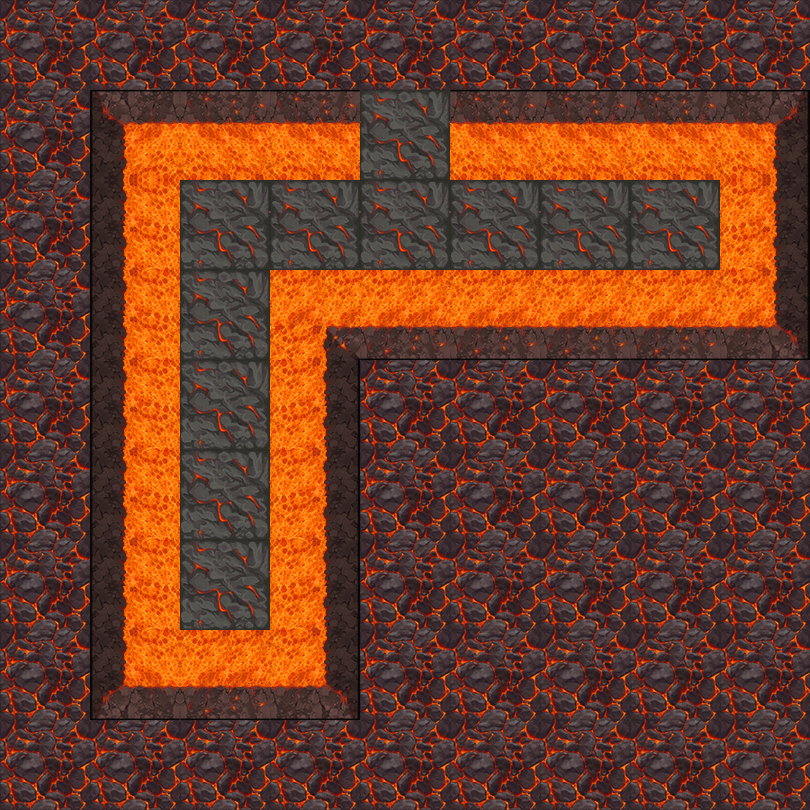

This game map was drawn from its Tiled (.tmx) file and the tilesets committed beside it. A one-line description and the trimmed map source follow:
An orthogonal 9x9 tile map with 90x90 px tiles, 2 tile layers (地形, 障碍) and 12 objects (8x map, 2x spring, bed, door).

<map version="1.5" tiledversion="1.7.2" orientation="orthogonal" renderorder="right-down" width="9" height="9" tilewidth="90" tileheight="90" infinite="0" nextlayerid="4" nextobjectid="19">
 <tileset firstgid="1" name="1" tilewidth="90" tileheight="90" tilecount="100" columns="10">
  <image source="5.png" trans="ff00ff" width="900" height="900" />
 </tileset>
 <layer id="1" name="地形" width="9" height="9">
  <data>[81 cells, 81 non-empty, 2 distinct tile ids]</data>
 </layer>
 <layer id="2" name="障碍" width="9" height="9">
  <data>[81 cells, 25 non-empty, 9 distinct tile ids]</data>
 </layer>
 <objectgroup id="3" name="对象">
  <object id="1" name="bed" x="180" y="540" width="90" height="90" />
  <object id="2" name="map" x="180" y="360" width="90" height="90" />
  <object id="6" name="map" x="180" y="180" width="90" height="90" />
  <object id="7" name="map" x="180" y="270" width="90" height="90" />
  <object id="10" name="map" x="180" y="450" width="90" height="90" />
  <object id="11" name="map" x="540" y="180" width="90" height="90" />
  <object id="13" name="map" x="360" y="180" width="90" height="90">
   <properties>
    <property name="weapon" type="int" value="1" />
   </properties>
  </object>
  <object id="14" name="map" x="450" y="180" width="90" height="90">
   <properties>
    <property name="weapon" type="int" value="2" />
   </properties>
  </object>
  <object id="15" name="map" x="270" y="180" width="90" height="90">
   <properties>
    <property name="weapon" type="int" value="3" />
   </properties>
  </object>
  <object id="16" name="spring" x="0" y="180" width="90" height="90">
   <properties>
    <property name="direction" value="2" />
   </properties>
  </object>
  <object id="17" name="spring" x="630" y="180" width="90" height="90">
   <properties>
    <property name="direction" value="1" />
   </properties>
  </object>
  <object id="18" name="door" x="360" y="90" width="90" height="90">
   <properties>
    <property name="LorR" type="int" value="1" />
    <property name="motion" type="int" value="4" />
    <property name="rotate" type="int" value="0" />
   </properties>
  </object>
 </objectgroup>
</map>
